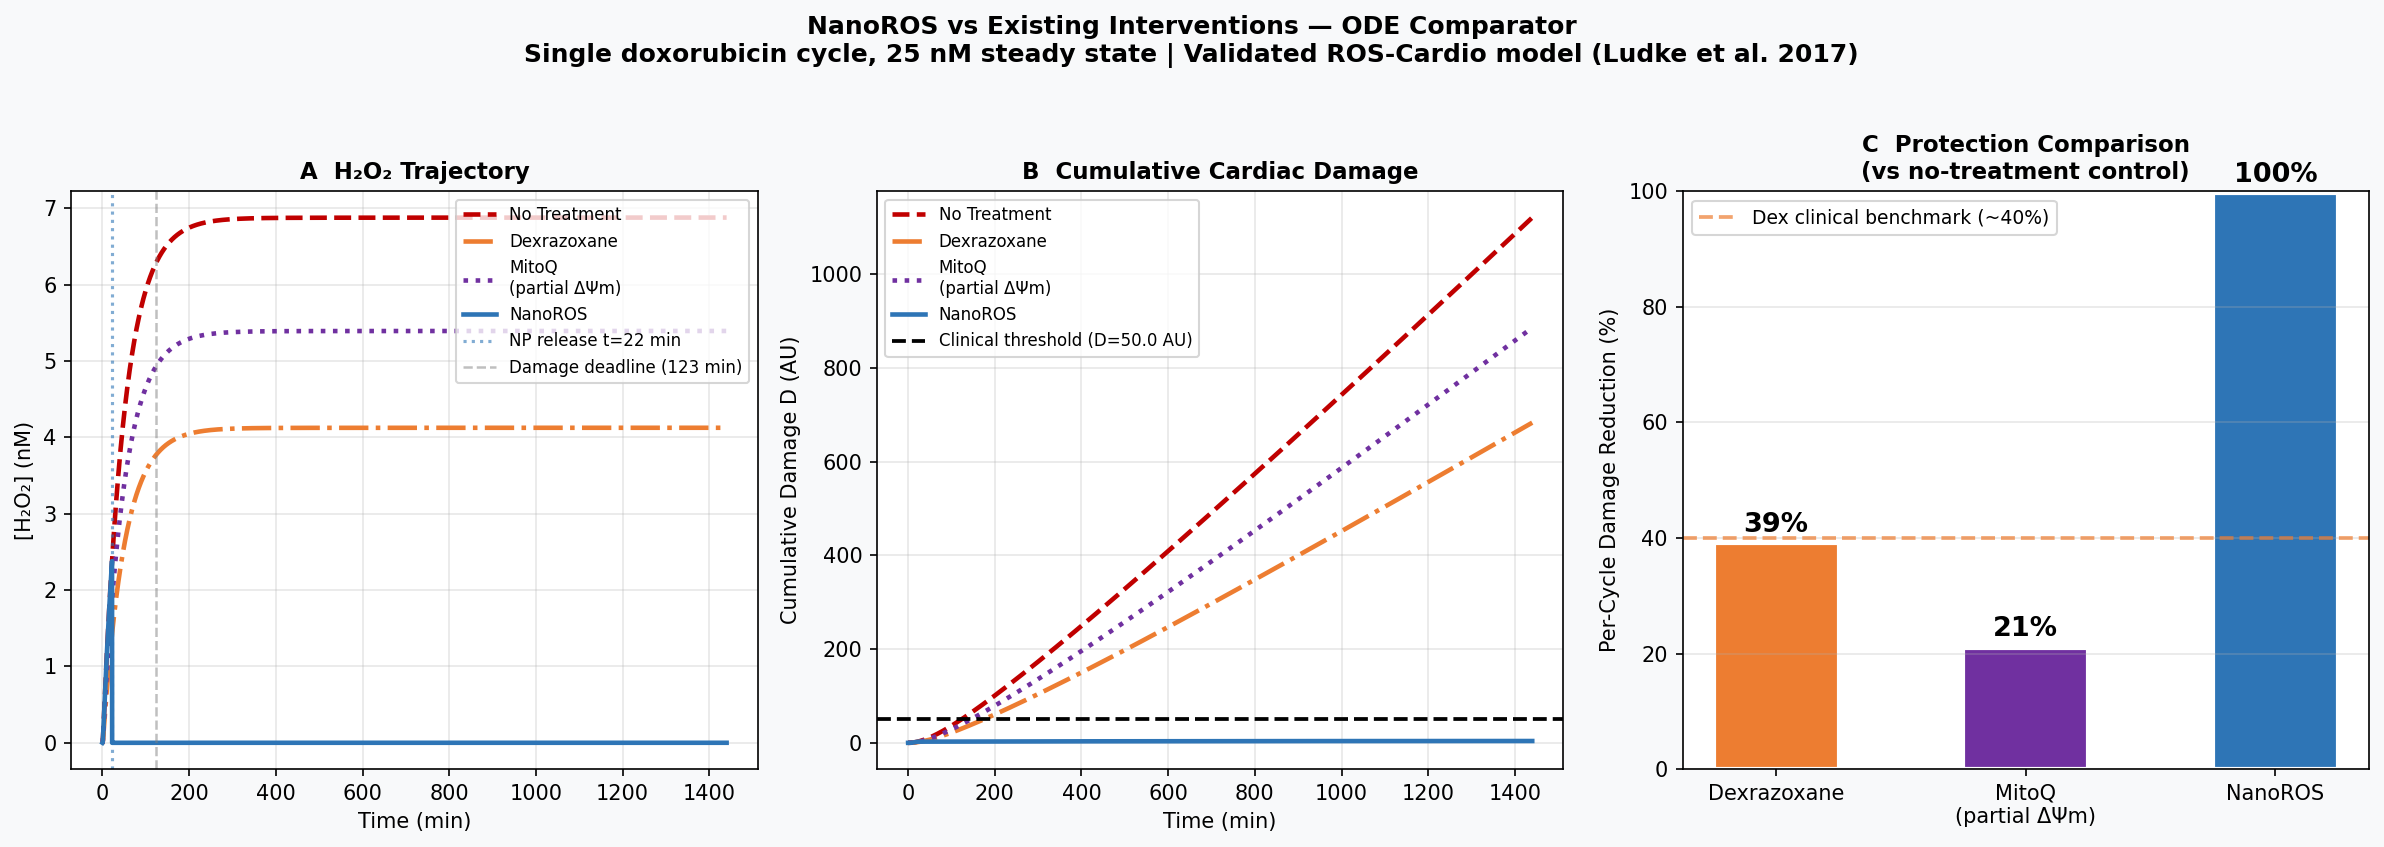

Source code (Python):
"""
NanoROS — Figure 3: Comparator ODE Figure
==========================================
NanoROS vs dexrazoxane vs MitoQ vs no treatment on same damage axis.

Mechanisms modelled:
  No treatment:   baseline ODE
  Dexrazoxane:    40% reduction in k_ros (iron chelation reduces Complex I/III ROS)
                  Clinical: ~40% cardiotoxicity reduction (Swain 1997)
  MitoQ:          Net ~0 scavenging at 40% residual ΔΨm — pro-oxidant ceiling
                  at intramitochondrial concentrations from therapeutic plasma doses
                  (Doughan & Dikalov, Antioxid Redox Signal 2007)
  NanoROS:        MnTE-2-PyP payload (k_sc_O2 = 23,515 min-1)
                  Releases at t=22 min (boronate Arm A, f_crit=0.1%, pH8.0)
"""

import numpy as np
import copy
import matplotlib
matplotlib.use('Agg')
import matplotlib.pyplot as plt
import sys, os
sys.path.insert(0, os.path.join(os.path.dirname(os.path.abspath(__file__)), '..', 'models'))
from ode_core import run, steady_states
from parameters import PARAMS, AND_GATE, PAYLOAD


def make_figure(output_path='fig3_comparator.png'):
    # Baseline — no treatment
    t_base, y_base = run()
    D_no_NP = y_base[6, -1]

    # Dexrazoxane — 40% k_ros reduction
    p_dex = copy.deepcopy(PARAMS)
    p_dex['k_ros'] = PARAMS['k_ros'] * 0.60
    t_dex, y_dex = run(params=p_dex)

    # MitoQ — net ~0.5 min-1 scavenging (pro-oxidant offsets antioxidant)
    # At 40% residual ΔΨm: 9-fold accumulation × 100nM plasma = 0.9 µM
    # → approaching 1 µM pro-oxidant ceiling → net benefit minimal
    t_mq, y_mq = run(k_sc=0.5, t_release=0, payload='H2O2')

    # NanoROS — MnTE-2-PyP, boronate fires at t=22 min
    t_fire = AND_GATE['arm_A_fire_t']
    # Combined payload (MnTE-2-PyP + Mn cyclen): model H2O2 scavenging arm
    # SOD arm (MnTE-2-PyP) reduces O2- but does not change H2O2_ss (cancels algebraically)
    # Catalase arm (Mn cyclen) directly reduces H2O2 -- this drives the protection
    t_nr, y_nr = run(k_sc=PAYLOAD['k_sc_O2_at_EE'], t_release=t_fire, payload='H2O2')

    # ── Compute summary stats ──────────────────────────────────────────────────
    datasets = [
        ('No Treatment',  t_base, y_base, '#C00000', '--'),
        ('Dexrazoxane',   t_dex,  y_dex,  '#ED7D31', '-.'),
        ('MitoQ\n(partial ΔΨm)', t_mq, y_mq, '#7030A0', ':'),
        ('NanoROS',       t_nr,   y_nr,   '#2E75B6', '-'),
    ]

    fig, axes = plt.subplots(1, 3, figsize=(16, 5.5))
    fig.patch.set_facecolor('#F8F9FA')

    # ── Panel A: H2O2 trajectory ──
    ax = axes[0]
    for label, t, y, c, ls in datasets:
        ax.plot(t, y[2], color=c, ls=ls, lw=2.2, label=label)
    ax.axvline(t_fire, color='#2E75B6', ls=':', lw=1.5, alpha=0.6,
               label=f'NP release t={t_fire:.0f} min')
    ax.axvline(123, color='gray', ls='--', lw=1.2, alpha=0.5,
               label='Damage deadline (123 min)')
    ax.set_xlabel('Time (min)', fontsize=10)
    ax.set_ylabel('[H₂O₂] (nM)', fontsize=10)
    ax.set_title('A  H₂O₂ Trajectory', fontsize=11, fontweight='bold')
    ax.legend(fontsize=8, loc='upper right')
    ax.set_facecolor('white')
    ax.grid(True, alpha=0.3)

    # ── Panel B: Cumulative damage ──
    ax2 = axes[1]
    for label, t, y, c, ls in datasets:
        ax2.plot(t, y[6], color=c, ls=ls, lw=2.2, label=label)
    ax2.axhline(PARAMS['D_crit'], color='black', ls='--', lw=1.8,
                label=f"Clinical threshold (D={PARAMS['D_crit']} AU)")
    ax2.set_xlabel('Time (min)', fontsize=10)
    ax2.set_ylabel('Cumulative Damage D (AU)', fontsize=10)
    ax2.set_title('B  Cumulative Cardiac Damage', fontsize=11, fontweight='bold')
    ax2.legend(fontsize=8)
    ax2.set_facecolor('white')
    ax2.grid(True, alpha=0.3)

    # ── Panel C: Protection bar chart ──
    ax3 = axes[2]
    bar_labels = ['Dexrazoxane', 'MitoQ\n(partial ΔΨm)', 'NanoROS']
    d_finals = [y_dex[6,-1], y_mq[6,-1], y_nr[6,-1]]
    prots = [(1 - d/D_no_NP)*100 for d in d_finals]
    bar_colors = ['#ED7D31', '#7030A0', '#2E75B6']

    bars = ax3.bar(bar_labels, prots, color=bar_colors,
                   edgecolor='white', linewidth=2, width=0.5)

    # Clinical benchmark line for dexrazoxane
    ax3.axhline(40, color='#ED7D31', ls='--', lw=1.8, alpha=0.7,
                label='Dex clinical benchmark (~40%)')

    for bar, prot in zip(bars, prots):
        ax3.text(bar.get_x() + bar.get_width()/2,
                 bar.get_height() + 1.0,
                 f'{prot:.0f}%', ha='center', va='bottom',
                 fontsize=13, fontweight='bold')

    ax3.set_ylim(0, 100)
    ax3.set_ylabel('Per-Cycle Damage Reduction (%)', fontsize=10)
    ax3.set_title('C  Protection Comparison\n(vs no-treatment control)',
                  fontsize=11, fontweight='bold')
    ax3.legend(fontsize=9)
    ax3.set_facecolor('white')
    ax3.grid(True, alpha=0.3, axis='y')

    fig.suptitle(
        'NanoROS vs Existing Interventions — ODE Comparator\n'
        'Single doxorubicin cycle, 25 nM steady state | '
        'Validated ROS-Cardio model (Ludke et al. 2017)',
        fontsize=12, fontweight='bold', y=1.02
    )

    plt.tight_layout()
    plt.savefig(output_path, dpi=150, bbox_inches='tight', facecolor='#F8F9FA')
    plt.close()
    print(f"Saved: {output_path}")

    print(f"\n=== PROTECTION SUMMARY ===")
    for label, prot in zip(bar_labels, prots):
        print(f"  {label.replace(chr(10),' '):<25}: {prot:.1f}%")
    print(f"\n  Dex clinical benchmark: ~40% (Swain 1997)")


if __name__ == '__main__':
    make_figure('fig3_comparator.png')
